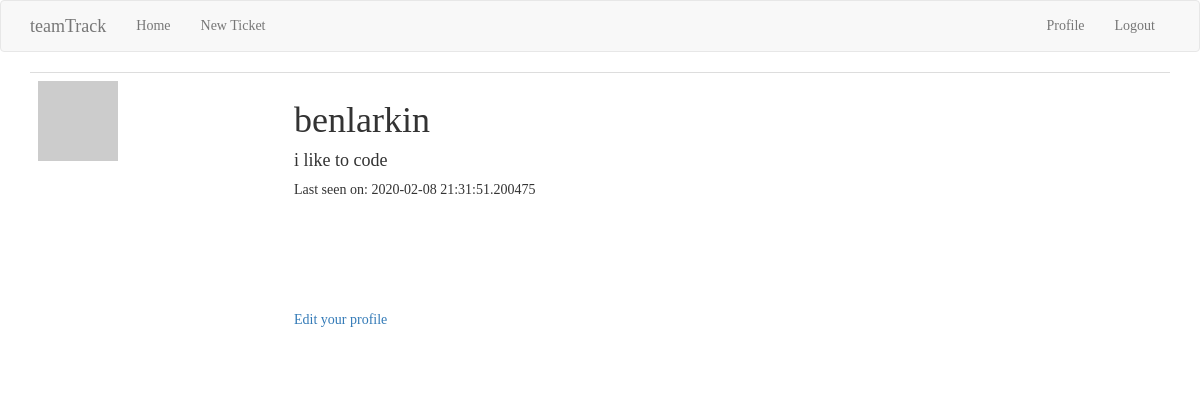
The app's page /user/benlarkin (signed in) with its own data.
### app/models.py (models this page shows, shortened)
class User(UserMixin, db.Model):
    id = db.Column(db.Integer, primary_key=True)
    username = db.Column(db.String(64), index=True, unique=True)
    email = db.Column(db.String(120), index=True, unique=True)
    password_hash = db.Column(db.String(128))
    posts = db.relationship('Post', backref='author', lazy='dynamic')
    tickets = db.relationship('Ticket', backref='author', lazy='dynamic')
    about_me = db.Column(db.String(140))
    last_seen = db.Column(db.DateTime, default=datetime.utcnow)
    followed = db.relationship(
        'User', secondary=followers,
        primaryjoin=(followers.c.follower_id == id),
        secondaryjoin=(followers.c.followed_id == id),
        backref=db.backref('followers', lazy='dynamic'), lazy='dynamic')
    def avatar(self, size):
        digest = md5(self.email.lower().encode('utf-8')).hexdigest()
        return 'https://www.gravatar.com/avatar/{}?d=identicon&s={}'.format(
            digest, size)

### app/routes.py (the view)
@app.route('/user/<username>')
@login_required
def user(username):
    user = User.query.filter_by(username=username).first_or_404()
    page = request.args.get('page', 1, type=int)
    posts = user.posts.order_by(Post.timestamp.desc()).paginate(
        page, app.config['POSTS_PER_PAGE'], False)
    next_url = url_for('user', username=user.username, page=posts.next_num) \
        if posts.has_next else None
    prev_url = url_for('user', username=user.username, page=posts.prev_num) \
        if posts.has_prev else None
    return render_template('user.html', user=user, posts=posts.items,
                           next_url=next_url, prev_url=prev_url)

### app/models.py (called while the page is built)
@login.user_loader
def load_user(id):
    return User.query.get(int(id))

### app/routes.py (called while the page is built)
@app.before_request
def before_request():
    if current_user.is_authenticated:
        current_user.last_seen = datetime.utcnow()
        db.session.commit()

### app/templates/user.html (shortened to what this page needs)
{% extends "base.html" %}
{% block app_content %}
    <table class="table">
        <tr>
            <td width="256px"><img src="{{ user.avatar(256) }}"></td>
            <td>
                <h1>{{ user.username }}</h1>
                {% if user.about_me %}<h4>{{ user.about_me }}</h4>{% endif %}
                {% if user.last_seen %}<p>Last seen on: {{ user.last_seen }}</p>{% endif %}
                <br><br><br><br><br>
                <p><a href="{{ url_for('edit_profile') }}">Edit your profile</a></p>
            </td>
        </tr>
    </table>
{% endblock %}

### app/static/style.css (style rules this page uses)
body { background: url('https://images.unsplash.com/photo-1479981280584-037818c1297d?ixlib=rb-1.2.1&ixid=eyJhcHBfaWQiOjEyMDd9&auto=format&fit=crop&w=1650&q=80') no-repeat center center fixed; -webkit-background-size: cover; -moz-background-size: cover; background-size: cover; -o-background-size: cover; font-family: "Lucida Console"; }

### records on screen
User: username "benlarkin", about_me "i like to code", last_seen "2020-02-08 21:31:51.200475"
